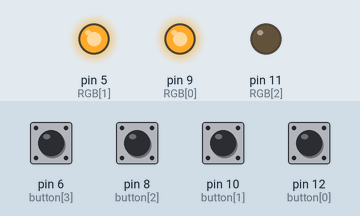
Simulated run of this sketch. Board: Arduino Uno, built with avr-gcc and run on an emulated ATmega328P. Shown: output pins drawn as LEDs (lit = HIGH). Inputs (shaded band) come from the test bench; at power-on: pin 6 (button[3]), pin 8 (button[2]), pin 10 (button[1]), pin 12 (button[0]) LOW.

Above: at 0.1 s.
At 0.7 s:
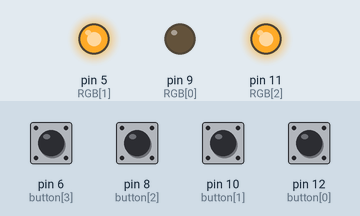
At 1.3 s:
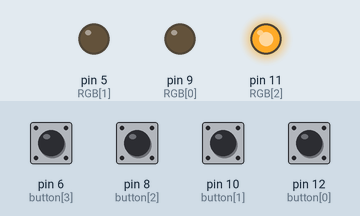
At 1.9 s:
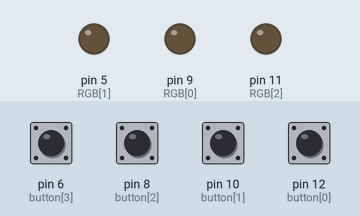
At 2.4 s:
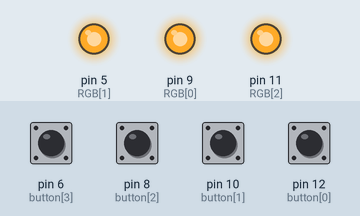
Timing chart, 0 to 3.9 s (numbered marks = the images above):
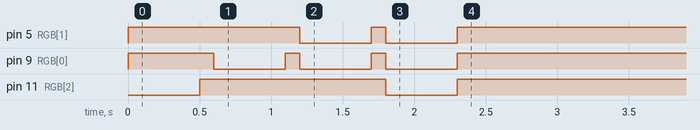

The sketch:

kuldvillak.ino
```cpp
const byte RGB[] = {9, 5, 11};
const byte button[] = {12, 10, 8, 6};
const byte colors[4][3] = {
    {0, 0, 255},
    {255, 0, 0},
    {255, 255, 0},
    {255, 255, 255}};
const byte dead[] = {0, 0, 0};

void setRGB(byte arr[])
{
    for (byte i = 0; i < 3; i++)
    {
        analogWrite(RGB[i], 255 - arr[i]);
    }
}
void setup()
{
    // put your setup code here, to run once:
    Serial.begin(9600);
    detachInterrupt(digitalPinToInterrupt(6));
    for (byte i = 0; i < 4; i++)
    {
        setRGB(colors[i]);
        delay(500);
        setRGB(dead);
        delay(100);
    }
    setRGB(dead);
}

void loop()
{
    // put your main code here, to run repeatedly:
    for (byte i = 0; i < 4; i++)
    {
        if (digitalRead(button[i]))
        {
            setRGB(colors[i]);
            while (digitalRead(button[i]))
                ;
        }
    }
    setRGB(dead);
}
```
